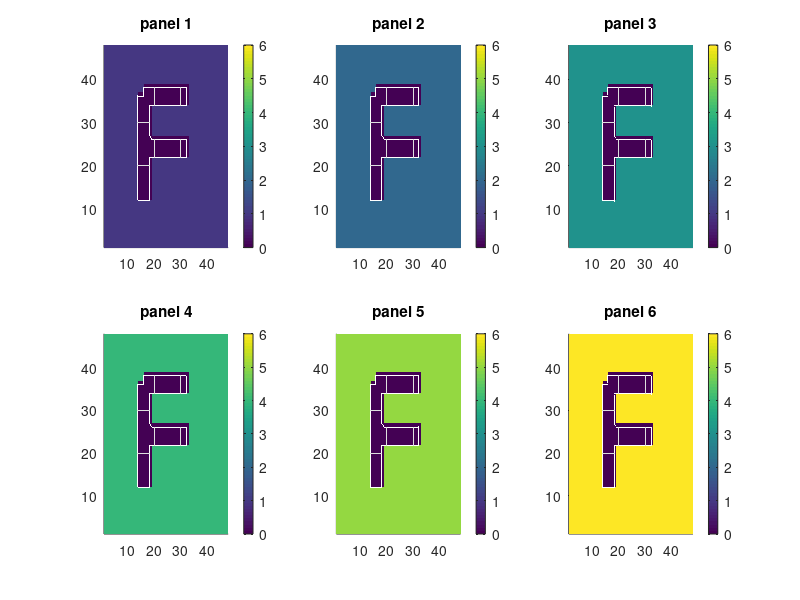

Here is the MATLAB script that generated this plot: (Note: this script raises an error after producing the figure.)
% compare_Tempest_GMAO_LL2CS.m
% This script converts Tempest LL2CS output to xData and tests whether it
% regrids lat/lon to cubed sphere roughly the same as a GMAO tilefile
% for the same resolutions. The comparison is made by the user by visually
% inspecting output figures.

clear all; close all

%=======================================================================
% Test case setup (edit this section to match your local settings/files)
%=======================================================================
% Tools and work paths
homeDir = '/n/home08/elundgren/GCHP/tools/';
CSGridDir = [homeDir, 'CSGrid/'];

% Choose what test to run (options are defined in gridParams)
testid = 1;

% Set test case grid parameters
gridParams = [[72  46  48 ]; % test 1 lon, lat, cs
              [360 180 24 ]; % test 2 lon, lat, cs
              [360 180 48 ]; % etc
              [360 180 90 ];
              [360 180 180]];

% Set grid parameters for the chosen test case
Nlon = gridParams( testid, 1 );
Nlat = gridParams( testid, 2 );
NX   = gridParams( testid, 3 );

% Set Tempest LL2CS netcdf info
% NOTE: files created using ~elundgren/GCHP/tools/Tempest/runTempest.sh
%       with unaltered tempestremap copied from /n/home03/zhuangjw/test/.
%       I sourced the GCHP bashrc prior to compiling and running.
tempStr = ['lon' num2str(Nlon) '_lat' num2str(Nlat)];
NXStr = num2str(NX);
tempestPath = [homeDir, 'Tempest/output/' tempStr '_c' NXStr '/'];
tempestFile =  [tempStr '-to-c' NXStr '_MAP.nc'];

% Set GMAO tilefile info
% NOTE: files copied from /n/regal/jacob_lab/mslong/ForSeb/
gmaoPath = [homeDir, 'TileFiles/GMAO/'];
lonStr = [repmat('0', 1, 4-length(num2str(Nlon))), num2str(Nlon)];
latStr = [repmat('0', 1, 4-length(num2str(Nlat))), num2str(Nlat)];
cStr   = [repmat('0', 1, 4-length(num2str(NX))),   num2str(NX)];
gmaoFile = ['DE' lonStr 'xPE' latStr '_CF' cStr 'x6C.bin']; 

% Define Tempest tile file to write (you will be asked if you want to save)
% NOTE: use same name as GMAO tilefile for ready compatibility with ExtData
tempestTileFile = [homeDir, 'TileFiles/Tempest/' gmaoFile]; 

addpath(genpath(CSGridDir));

%======================================================
%  Generate fake reference CS data for testing
%======================================================
CSdata_fake = zeros(NX,NX*6);

% a "F"-like graph to check the cube-face orientation. Seems silly.. 
F = zeros(NX,NX);
Fwidth = 2; 
minX = fix(NX/3);
maxX = fix(NX*2/3);
minY = fix(NX/4);
midY = fix(NX/2);
maxY = fix(NX*3/4);
F( minX - Fwidth : minX + Fwidth, minY : maxY                   ) = 1;
F( minX : maxX,                   midY - Fwidth : midY + Fwidth ) = 1;
F( minX : maxX,                   maxY - Fwidth : maxY + Fwidth ) = 1;

% Set background value to the panel number, include F in 'fake' data
for i=1:6
    CSdata_bg(:, i*NX-NX+1 : i*NX) = i * ones(NX,NX); 
    CSdata_fake(:, i*NX-NX+1 : i*NX) = i * ( ones(NX,NX) - F ); 
end

% plot
figure;
for i=1:6
    subplot(2,3,i)
    surf(CSdata_fake(:,i*NX-NX+1:i*NX)','EdgeColor','None');
    colorbar
    caxis([0,6])
    xlim([1,NX])
    ylim([1,NX])
    view(2); 
    title(sprintf('panel %d',i));
end   
suptitle('original cs')

%======================================================
% Use existing GMAO tilefile for regridding
%======================================================
xData_gmao = readTileFile([ gmaoPath, gmaoFile]);

% regrid cubed sphere to lat/lon using GMAO tile file
[ LLdata_ref ] = regridAndPlot( CSdata_fake , xData_gmao, 'CS2LL', ...
			        'original cs --gmao--> lat/lon');

% regrid lat/lon back to cubed sphere (reference)
[ CSdata_GMAO ] = regridAndPlot( LLdata_ref, xData_gmao, 'LL2CS', ...
			         'lat/lon --gmao--> cs (ref)');

%==================================================
% Read/transform Tempest LL2CS netcdf info to xData
%==================================================
xData_temp = readTempest( [tempestPath, tempestFile], Nlon, Nlat, NX);

%==================================================
% Regrid lat/lon to CS to compare with reference
%==================================================
[ CSdata_tempest ] = regridAndPlot( LLdata_ref, xData_temp, 'LL2CS', ...
				   'lat/lon --tempest--> cs (after fixes)');

%=======================================================================
% Plot the regrid differences (Tempest - GMAO), normalized by background
%=======================================================================
CSdata_diff = ( CSdata_tempest - CSdata_GMAO ) ./ CSdata_bg;
[ CSdata_diff ] = regridAndPlot( CSdata_diff, xData_temp, 'LL2CS', ...
				 'Regrid diff: Tempest CS - GMAO CS', ...
				 false); % passing false skips regridding

%====================================
% Create tilefile with Tempest xData?
%====================================
prompt = 'Do you want to create a new tile file from the Tempest data? (y/n)\n';
answer = input(prompt,'s');
if strcmp(answer,'y');
   writeTileFile( tempestTileFile, xData_temp );

   %=========================================================
   % Disply GMAO and new Tempest tilefile info for validation
   % NOTE: Tempest and GMAO numPoints differ in xData.
   %       This is to be expected. However, they should be
   %       approximately the same.
   %=========================================================
   xData_gmao = displayTileFile( [ gmaoPath, gmaoFile] );
   xData_new  = displayTileFile( tempestTileFile );
elseif strcmp(answer,'n');
   fprintf('No tile file created\n');		 
else
   error('not a valid answer');
end









